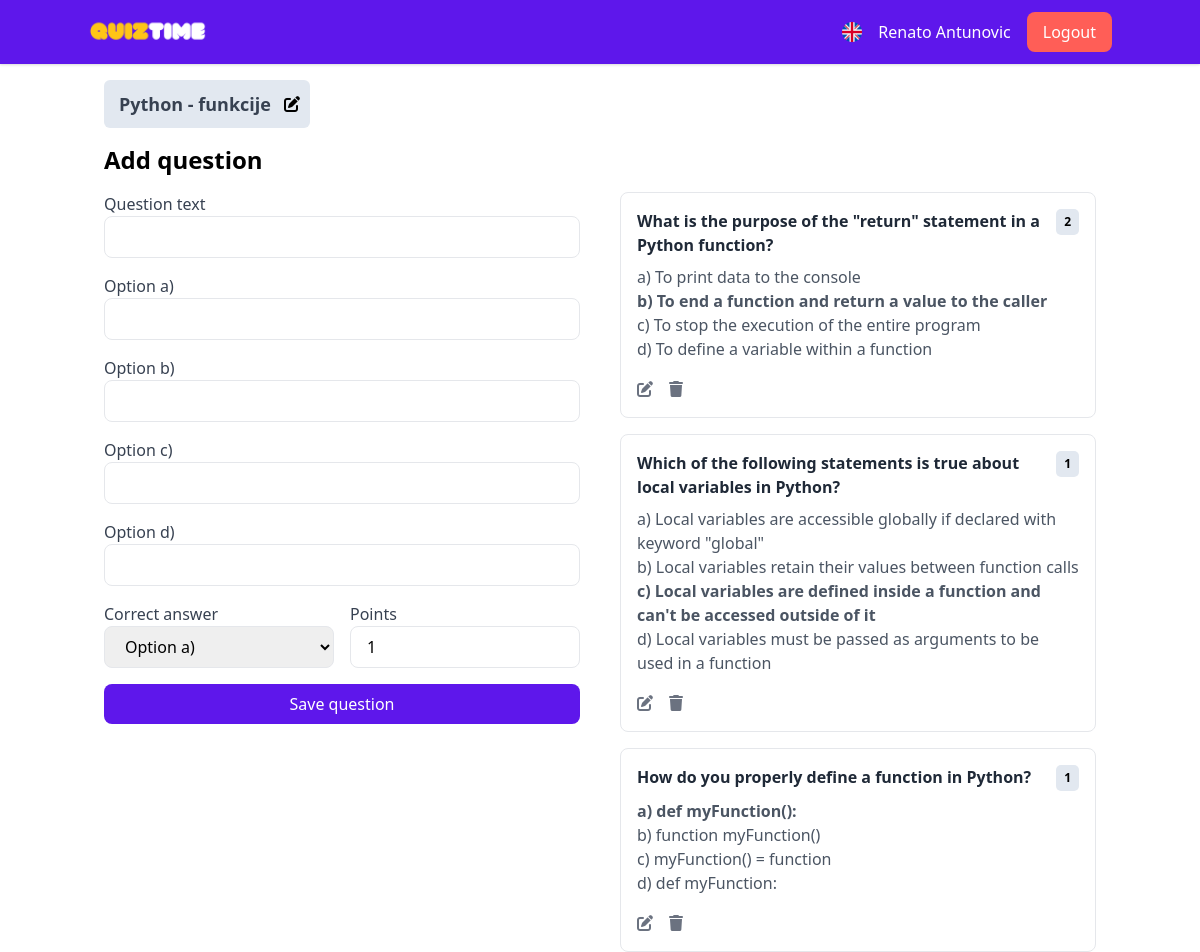
Page /exam_data/4 (signed in) on the committed database.
### app/models.py (models this page shows, shortened)
class User(db.Model, UserMixin):
    id = db.Column(db.Integer, primary_key=True)
    first_name = db.Column(db.String(50), nullable=False)
    last_name = db.Column(db.String(50), nullable=False)
    email = db.Column(db.String(120), unique=True, nullable=False)
    password_hash = db.Column(db.String(128), nullable=False)
    role = db.Column(db.String(10), nullable=False)

class Exam(db.Model):
    id = db.Column(db.Integer, primary_key=True)
    name = db.Column(db.String(100), nullable=False)
    code = db.Column(db.String(6), unique=True, nullable=False)
    created_by = db.Column(db.Integer, db.ForeignKey('user.id'), nullable=False)
    active = db.Column(db.String(20), nullable=False, default='not_started')
    questions = db.relationship('Question', backref='exam', lazy=True, cascade="all, delete-orphan")
    scores = db.relationship('Score', backref='exam', lazy=True, cascade="all, delete-orphan")

class Question(db.Model):
    id = db.Column(db.Integer, primary_key=True)
    exam_id = db.Column(db.Integer, db.ForeignKey('exam.id'), nullable=False)
    question_text = db.Column(db.String(200), nullable=False)
    option_a = db.Column(db.String(100), nullable=False)
    option_b = db.Column(db.String(100), nullable=False)
    option_c = db.Column(db.String(100), nullable=False)
    option_d = db.Column(db.String(100), nullable=False)
    correct_answer = db.Column(db.String(1), nullable=False)
    points = db.Column(db.Integer, nullable=False)

### app/routes.py (the view, shortened to what this page needs)
@bp.route('/exam_data/<int:exam_id>', methods=['GET', 'POST'])
@login_required
def exam_data(exam_id):
    exam = Exam.query.get_or_404(exam_id)
    questions = Question.query.filter_by(exam_id=exam.id).all()
    return render_template('exam_data.html', exam=exam, questions=questions)

### app/__init__.py (called while the page is built)
def get_translation(key):
    lang = session.get('lang', 'en') #default is en
    return translations.get(lang, {}).get(key, key)

def create_app():
    app = Flask(__name__)
    app.config.from_object('app.config.Config')
    db.init_app(app)
    login_manager.init_app(app)
    socketio.init_app(app)
    migrate.init_app(app, db)
    try:
        os.makedirs(app.instance_path)
    except OSError:
        pass
    from .routes import bp as main_bp
    app.register_blueprint(main_bp)
    with app.app_context():
        db.create_all()
    from .models import User, Exam, Question, Score
    @login_manager.user_loader
    def load_user(user_id):
        return User.query.get(int(user_id))
    login_manager.login_view = 'main.login'
    @app.context_processor
    def inject_translation():
        return dict(get_translation=get_translation)
    return app

### app/templates/exam_data.html (shortened to what this page needs)
<!DOCTYPE html>
<html lang="en">
<head>
    <link rel="stylesheet" href="https://cdnjs.cloudflare.com/ajax/libs/tailwindcss/2.2.19/tailwind.min.css">
    <link rel="stylesheet" href="https://cdnjs.cloudflare.com/ajax/libs/font-awesome/6.0.0-beta3/css/all.min.css">
</head>
<body class="bg-white">
    <nav class="fixed w-full top-0 bg-gray-50 p-2 shadow" style="background-color: #5e17eb;">
        <div class="container mx-auto flex items-center justify-between">
            <div class="flex items-center">
                <a href="{{ url_for('main.index') }}">
                    <img src="{{ url_for('static', filename='img/logo.png') }}" alt="Logo" class="h-12 w-17">
                </a>
            </div>
            <div class="flex items-center space-x-4">
                {% if session.get('lang', 'en') == 'en' %}
                <a href="{{ url_for('main.set_language', language='hr') }}">
                    <img src="{{ url_for('static', filename='img/uk.png') }}" alt="Switch to Croatian"
                        class="flag-icon">
                </a>
                {% else %}
                <a href="{{ url_for('main.set_language', language='en') }}">
                    <img src="{{ url_for('static', filename='img/hr.png') }}" alt="Switch to English" class="flag-icon">
                </a>
                {% endif %}
                <span class="username-text font-medium">{{ current_user.first_name }} {{ current_user.last_name
                    }}</span>
                <a href="{{ url_for('main.logout') }}" class="text-white logout-button px-4 py-2 rounded-lg">{{
                    get_translation('logout') }}
                </a>
            </div>
        </div>
    </nav>
    <div class="container mx-auto mt-20 px-4">
        <div class="flex items-center">
            <div id="examNameContainer" class="edit-exam-name-container">
                <h2 id="examName" class="exam-name-text text-lg font-semibold text-gray-700">{{ exam.name }}</h2>
                <span id="editIcon" class="ml-2 cursor-pointer"><i class="fas fa-edit"></i></span>
            </div>
        </div>
        <h2 class="text-2xl font-semibold mb-4 text-[#5e17eb]">{{ get_translation('add_question') }}</h2>
        <div class="flex flex-col md:flex-row space-y-6 md:space-y-0 md:space-x-10">
            <div class="md:w-1/2">
                <form action="{{ url_for('main.exam_data', exam_id=exam.id) }}" method="post" class="space-y-4">
                    <div>
                        <label for="question_text" class="block text-gray-700">{{ get_translation('question_text')
                            }}</label>
                        <input type="text" id="question_text" name="question_text"
                            class="w-full px-4 py-2 border rounded-lg focus:outline-none focus:ring-2 focus:ring-blue-500"
                            required>
                    </div>
                    <div>
                        <label for="option_a" class="block text-gray-700">{{ get_translation('option_a') }}</label>
                        <input type="text" id="option_a" name="option_a"
                            class="w-full px-4 py-2 border rounded-lg focus:outline-none focus:ring-2 focus:ring-blue-500"
                            required>
                    </div>
                    <div>
                        <label for="option_b" class="block text-gray-700">{{ get_translation('option_b') }}</label>
                        <input type="text" id="option_b" name="option_b"
                            class="w-full px-4 py-2 border rounded-lg focus:outline-none focus:ring-2 focus:ring-blue-500"
                            required>
                    </div>
                    <div>
                        <label for="option_c" class="block text-gray-700">{{ get_translation('option_c') }}</label>
                        <input type="text" id="option_c" name="option_c"
                            class="w-full px-4 py-2 border rounded-lg focus:outline-none focus:ring-2 focus:ring-blue-500"
                            required>
                    </div>
                    <div>
                        <label for="option_d" class="block text-gray-700">{{ get_translation('option_d') }}</label>
                        <input type="text" id="option_d" name="option_d"
                            class="w-full px-4 py-2 border rounded-lg focus:outline-none focus:ring-2 focus:ring-blue-500"
                            required>
                    </div>
                    <div class="flex space-x-4">
                        <div class="w-1/2">
                            <label for="correct_answer" class="block text-gray-700">{{ get_translation('correct_answer')
                                }}
                            </label>
                            <select id="correct_answer" name="correct_answer"
                                class="w-full px-4 py-2 border rounded-lg focus:outline-none focus:ring-2 focus:ring-blue-500"
                                required>
                                <option value="a">{{ get_translation('option_a') }}</option>
                            </select>
                        </div>
                        <div class="w-1/2">
                            <label for="points" class="block text-gray-700">{{ get_translation('points') }}</label>
                            <input type="number" id="points" name="points"
                                class="w-full px-4 py-2 border rounded-lg focus:outline-none focus:ring-2 focus:ring-blue-500"
                                value="1" min="1" required>
                        </div>
                    </div>
                    <button type="submit"
                        class="w-full save-button text-white py-2 rounded-lg focus:outline-none focus:ring-2 focus:ring-blue-500">
                        {{ get_translation('save_question') }}
                    </button>
                </form>
            </div>
            <div class="md:w-1/2">
                <div id="questions_list" class="space-y-4">
                    {% for question in questions %}
                    <div class="bg-white p-4 rounded-lg exam-item">
                        <div class="flex justify-between">
                            <h5 class="font-semibold text-gray-800">{{ question.question_text }}</h5>
                            <p class="points-badge">{{ question.points }}</p>
                        </div>
                        <ul class="mt-2 text-gray-600">
                            <li{% if question.correct_answer=='a' %} class="font-bold" {% endif %}>a) {{
                                question.option_a }}</li>
                                <li{% if question.correct_answer=='b' %} class="font-bold" {% endif %}>b) {{
                                    question.option_b }}</li>
                                    <li{% if question.correct_answer=='c' %} class="font-bold" {% endif %}>c) {{
                                        question.option_c }}</li>
                                        <li{% if question.correct_answer=='d' %} class="font-bold" {% endif %}>d) {{
                                            question.option_d }}</li>
                        </ul>
                        <div class="flex space-x-4 mt-4">
                            <span class="edit-delete-text" data-question-id="{{ question.id }}"
                                data-question-text="{{ question.question_text }}"
                                data-option-a="{{ question.option_a }}" data-option-b="{{ question.option_b }}"
                                data-option-c="{{ question.option_c }}" data-option-d="{{ question.option_d }}"
                                data-correct-answer="{{ question.correct_answer }}"
                                data-points="{{ question.points }}"><i class="fas fa-edit"></i></span>
                            <form action="{{ url_for('main.delete_question', question_id=question.id) }}" method="post"
                                style="display:inline;">
                                <button type="submit"
                                    class="edit-delete-text delete-button bg-transparent border-none p-0"><i
                                        class="fas fa-trash"></i></button>
                            </form>
                        </div>
                    </div>
                    {% endfor %}
                </div>
            </div>
        </div>
    </div>
</body>
</html>

### app/templates/exam_data.html (style rules this page uses)
body { background-color: #ffffff; }
nav { background-color: #5e17eb; }
.flag-icon { width: 20px; height: 20px; cursor: pointer; }
.username-text { color: #ffffff; }
.logout-button { background-color: #ff5e57; }
.save-button { background-color: #5e17eb; }
.edit-delete-text { color: #6b7280; cursor: pointer; }
.exam-item { border: 1px solid #e5e7eb; padding: 16px; border-radius: 8px; }
.points-badge { background-color: #e2e8f0; color: black; font-weight: bold; height: 26px; padding: 4px 8px; border-radius: 5px; display: inline; font-size: 0.75rem; }
.edit-exam-name-container { display: inline-flex; align-items: center; padding: 5px 10px; background-color: #e2e8f0; border-radius: 0.375rem; margin-bottom: 16px; margin-right: 8px; }
.exam-name-text { padding: 5px; }

### rows in the picture
User: first_name "Renato", last_name "Antunovic"
Exam: name "Python - funkcije"
Question: question_text "What is the purpose of the \"return\" statement in a Python function?", points "2", option_a "To print data to the console", option_b "To end a function and return a value to the caller", option_c "To stop the execution of the entire program", option_d "To define a variable within a function"
Question: question_text "Which of the following statements is true about local variables in Python?", points "1", option_a "Local variables are accessible globally if declared with keyword \"global\"", option_b "Local variables retain their values between function calls", option_c "Local variables are defined inside a function and can't be accessed outside of it", option_d "Local variables must be passed as arguments to be used in a function"
Question: question_text "How do you properly define a function in Python?", points "1", option_a "def myFunction():", option_b "function myFunction()", option_c "myFunction() = function", option_d "def myFunction:"

### other values in the picture
{{ get_translation('logout') }} "Logout"
{{ get_translation('add_question') }} "Add question"
{{ get_translation('question_text') }} "Question text"
{{ get_translation('option_a') }} "Option a)"
{{ get_translation('option_b') }} "Option b)"
{{ get_translation('option_c') }} "Option c)"
{{ get_translation('option_d') }} "Option d)"
{{ get_translation('correct_answer') }} "Correct answer"
{{ get_translation('points') }} "Points"
{{ get_translation('save_question') }} "Save question"
form field correct_answer "Option a)"
